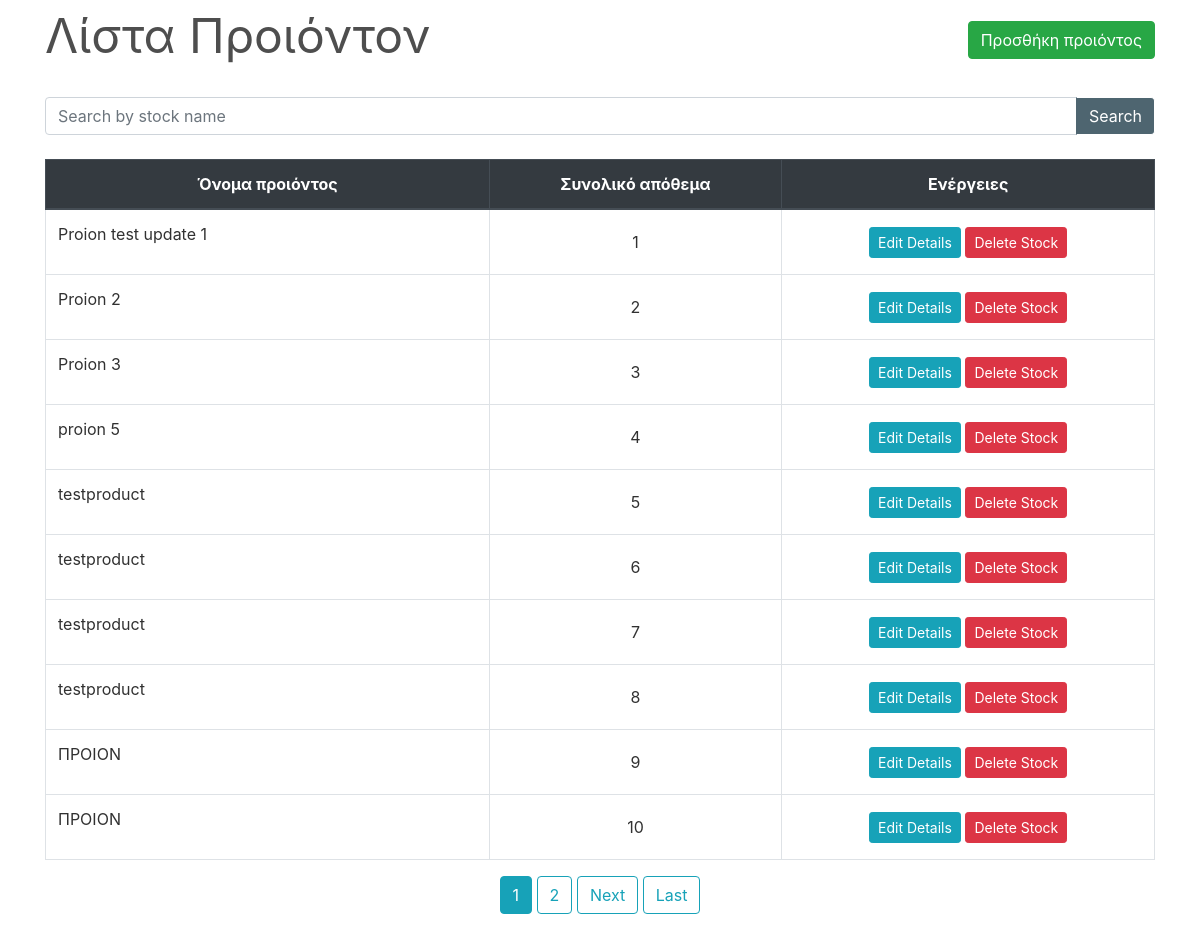
The page /ylika_app/proionta on the database its author committed.
### ylika_app/models.py (models this page shows, shortened)
class Proion(models.Model):
    id = models.AutoField(primary_key=True)
    onoma = models.CharField(max_length=100, null = False)
    seriakos_arithmos = models.CharField(max_length=100, null = False)
    perigrafi = models.CharField(max_length=200, null=True)
    TYPOS_PROIONTOS_EPILOGES = (
        ("Router", "Router"),
        ("Switch", "Switch"),
        ("Crypto Device", "Crypto Device"),
    )
    typos_proiontos = models.CharField(max_length=15, choices=TYPOS_PROIONTOS_EPILOGES)

### ylika_app/views.py (the view)
# urls.py: path("proionta", views.StockListView.as_view(), name="proionta"),
class StockListView(FilterView):
    filterset_class = StockFilter
    queryset = Proion.objects.all()
    template_name = 'ylika_app/proionta/proionta.html'
    paginate_by = 10

### ylika_app/templates/ylika_app/proionta/proionta.html (shortened to what this page needs)
{% extends "base.html" %}
{% load widget_tweaks %}
{% block content %}
    <div class="row" style="color: #4e4e4e; font-style: bold; font-size: 3rem; ">
        <div class="col-md-8">Λίστα Προιόντον</div>
        <div class="col-md-4">
            <div style="float:right;"> <a class="btn btn-success" href="/ylika_app/new">Προσθήκη προιόντος</a> </div>
        </div>
    </div>
    <div style="border-bottom: 1px solid white;"></div>
    <br>
    <table class="table table-css table-bordered table-hover">
        <form method="get">
            <div class="input-group search">
                {% render_field filter.form.onoma class="form-control textinput" placeholder="Search by stock name" %}
                <div class="input-group-append">
                   <button type="submit" class="btn btn-pink"> Search </button>
                </div>
            </div>
        </form>
        <br>
        <thead class="thead-dark align-middle">
            <tr>
                <th width="40%">Όνομα προιόντος</th>
                <th>Συνολικό απόθεμα</th>
                <th>Ενέργειες</th>
            </tr>
        </thead>
{% if object_list %}
        <tbody>
            {% for proion in object_list %}
                <tr>
                    <td>
                        <p>{{ proion.onoma }}</p>
                    </td>
                    <td class="align-middle">{{ proion.id }}</td>
                    <td class="align-middle">
                        <a href="{% url 'edit-stock' proion.pk %}" class="btn btn-info btn-sm">Edit Details</a>
                        <a href="{% url 'delete-stock' proion.pk %}" class="btn btn-danger btn-sm"> Delete Stock </a>
                    </td>
                </tr>
            {% endfor %}
        </tbody>
    </table>
    <div class="align-middle">
        {% if is_paginated %}
            {% for num in page_obj.paginator.page_range %}
                {% if page_obj.number == num %}
                    <a class="btn btn-info mb-4" href="?page={{ num }}">{{ num }}</a>
                {% elif num > page_obj.number|add:'-3' and num < page_obj.number|add:'3' %}
                    <a class="btn btn-outline-info mb-4" href="?page={{ num }}">{{ num }}</a>
                {% endif %}
            {% endfor %}
            {% if page_obj.has_next %}
                <a class="btn btn-outline-info mb-4" href="?page={{ page_obj.next_page_number }}">Next</a>
                <a class="btn btn-outline-info mb-4" href="?page={{ page_obj.paginator.num_pages }}">Last</a>
            {% endif %}
        {% endif %}
    </div>
{% else %}
        <tbody></tbody>
    </table>
    <br><br><br><br><br><br><br><br>
    <div style="color: #575757; font-style: bold; font-size: 1.5rem; text-align: center;">The records are empty. Please try adding some.</div>
{% endif %}
{% endblock content %}

### rows shown on the page
Proion: onoma "Proion test update 1", id "1"
Proion: onoma "Proion 2", id "2"
Proion: onoma "Proion 3", id "3"
Proion: onoma "proion 5", id "4"
Proion: onoma "testproduct", id "5"
Proion: onoma "testproduct", id "6"
Proion: onoma "testproduct", id "7"
Proion: onoma "testproduct", id "8"
Proion: onoma "ΠΡΟΙΟΝ", id "9"
Proion: onoma "ΠΡΟΙΟΝ", id "10"

### other values the page prints
{{ num }} "1"
{{ num }} "2"
